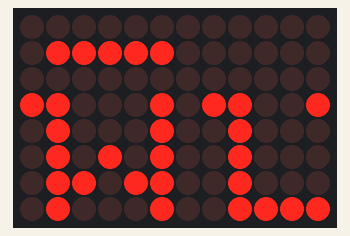
Recording of a sketch running on a simulated Arduino Uno R4 WiFi. Shown: 12×8 LED matrix.

Above: at 0.1 s.
At 0.75 s:
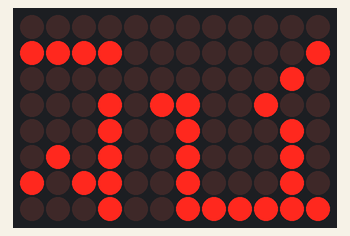
At 1.35 s:
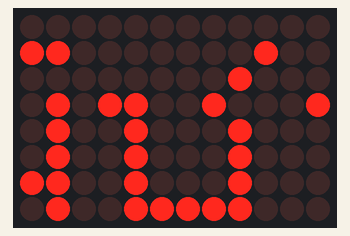
At 1.95 s:
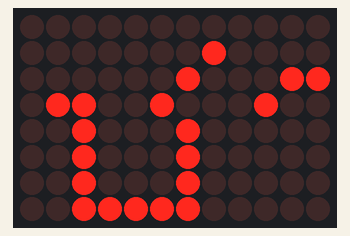
At 2.55 s:
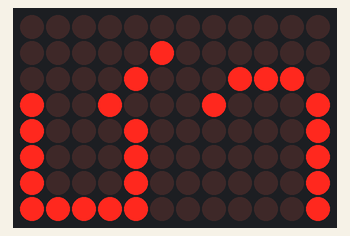

The sketch:

display6.ino
```cpp
#include "Arduino_LED_Matrix.h"  // Include the LED_Matrix library
ArduinoLEDMatrix matrix;         // Create an instance of the ArduinoLEDMatrix class
const uint32_t frames[][4] = {
  { 0x7c000, 0xc594485, 0x486c844f, 300 },
  { 0xf8000, 0x8b2891a, 0x91d9189f, 300 },
  { 0xf0100, 0x21641225, 0x22b2213f, 300 },
  { 0xe0200, 0x42c8244a, 0x4464427c, 300 },
  { 0xc0400, 0x85914884, 0x88c884f8, 300 },
  { 0x80801, 0x1b229109, 0x109109f0, 300 },
  { 0x1002, 0x36442202, 0x202203e0, 300 },
  { 0x2004, 0x7c884404, 0x404407c0, 300 },
  { 0x4008, 0xe9118818, 0x81881f81, 300 },

};
void setup() {
  matrix.loadSequence(frames);
  matrix.begin();
  matrix.play(true);
}
void loop() {
}
```

Measured:
- by itself, everything shown: repeats every 2.7 s, in 9 steps
